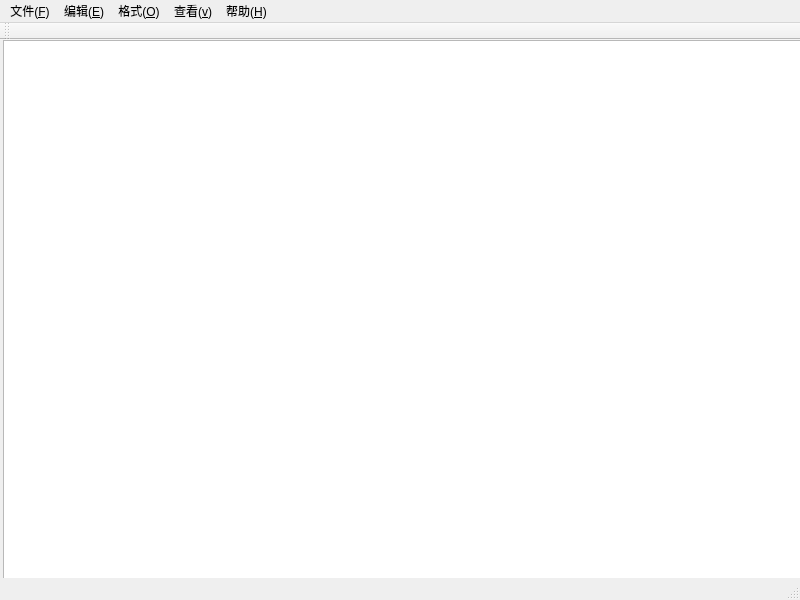
<?xml version="1.0" encoding="UTF-8"?>
<ui version="4.0">
 <class>MainWindow</class>
 <widget class="QMainWindow" name="MainWindow">
  <property name="geometry">
   <rect>
    <x>0</x>
    <y>0</y>
    <width>800</width>
    <height>600</height>
   </rect>
  </property>
  <property name="windowTitle">
   <string>MainWindow</string>
  </property>
  <widget class="QWidget" name="centralwidget">
   <widget class="CodeEditor" name="plainTextEdit">
    <property name="geometry">
     <rect>
      <x>3</x>
      <y>0</y>
      <width>861</width>
      <height>661</height>
     </rect>
    </property>
   </widget>
  </widget>
  <widget class="QMenuBar" name="menubar">
   <property name="geometry">
    <rect>
     <x>0</x>
     <y>0</y>
     <width>800</width>
     <height>18</height>
    </rect>
   </property>
   <widget class="QMenu" name="menu_F">
    <property name="title">
     <string>文件(&amp;F)</string>
    </property>
    <addaction name="actionNew"/>
    <addaction name="actionOpen"/>
    <addaction name="actionSave"/>
    <addaction name="actionSaveAs"/>
    <addaction name="actionExit"/>
   </widget>
   <widget class="QMenu" name="menu_E">
    <property name="title">
     <string>编辑(&amp;E)</string>
    </property>
    <addaction name="actionUndo"/>
    <addaction name="actionRedo"/>
    <addaction name="actionCut"/>
    <addaction name="actionCopy"/>
    <addaction name="actionPaste"/>
    <addaction name="actionFind"/>
    <addaction name="actionReplace"/>
    <addaction name="actionSelectAll"/>
   </widget>
   <widget class="QMenu" name="menu_O">
    <property name="title">
     <string>格式(&amp;O)</string>
    </property>
    <addaction name="actionWrap"/>
    <addaction name="actionLineNumber"/>
    <addaction name="actionFont"/>
    <addaction name="actionFontColor"/>
    <addaction name="actionFontBgColor"/>
    <addaction name="actionEditorBgColor"/>
   </widget>
   <widget class="QMenu" name="menu_v">
    <property name="title">
     <string>查看(&amp;v)</string>
    </property>
    <addaction name="actionToolBar"/>
    <addaction name="actionStatusBar"/>
   </widget>
   <widget class="QMenu" name="menu_H">
    <property name="title">
     <string>帮助(&amp;H)</string>
    </property>
    <addaction name="actionAbout"/>
   </widget>
   <addaction name="menu_F"/>
   <addaction name="menu_E"/>
   <addaction name="menu_O"/>
   <addaction name="menu_v"/>
   <addaction name="menu_H"/>
  </widget>
  <widget class="QStatusBar" name="statusbar"/>
  <widget class="QToolBar" name="toolBar">
   <property name="windowTitle">
    <string>toolBar</string>
   </property>
   <attribute name="toolBarArea">
    <enum>TopToolBarArea</enum>
   </attribute>
   <attribute name="toolBarBreak">
    <bool>false</bool>
   </attribute>
  </widget>
  <action name="actionNew">
   <property name="text">
    <string>新建(&amp;n)</string>
   </property>
   <property name="shortcut">
    <string>Ctrl+N</string>
   </property>
   <property name="menuRole">
    <enum>QAction::MenuRole::NoRole</enum>
   </property>
  </action>
  <action name="actionOpen">
   <property name="text">
    <string>打开(&amp;o)</string>
   </property>
   <property name="toolTip">
    <string>打开(o)</string>
   </property>
   <property name="shortcut">
    <string>Ctrl+O</string>
   </property>
   <property name="menuRole">
    <enum>QAction::MenuRole::NoRole</enum>
   </property>
  </action>
  <action name="actionSave">
   <property name="text">
    <string>保存(&amp;s)</string>
   </property>
   <property name="toolTip">
    <string>保存(s)</string>
   </property>
   <property name="shortcut">
    <string>Ctrl+S</string>
   </property>
   <property name="menuRole">
    <enum>QAction::MenuRole::NoRole</enum>
   </property>
  </action>
  <action name="actionSaveAs">
   <property name="text">
    <string>另存为</string>
   </property>
   <property name="menuRole">
    <enum>QAction::MenuRole::NoRole</enum>
   </property>
  </action>
  <action name="actionExit">
   <property name="text">
    <string>退出</string>
   </property>
   <property name="menuRole">
    <enum>QAction::MenuRole::NoRole</enum>
   </property>
  </action>
  <action name="actionUndo">
   <property name="text">
    <string>撤销(&amp;z)</string>
   </property>
   <property name="shortcut">
    <string>Ctrl+Z</string>
   </property>
   <property name="menuRole">
    <enum>QAction::MenuRole::NoRole</enum>
   </property>
  </action>
  <action name="actionRedo">
   <property name="text">
    <string>恢复(&amp;Y)</string>
   </property>
   <property name="shortcut">
    <string>Ctrl+Y</string>
   </property>
   <property name="menuRole">
    <enum>QAction::MenuRole::NoRole</enum>
   </property>
  </action>
  <action name="actionCut">
   <property name="text">
    <string>剪切(&amp;X)</string>
   </property>
   <property name="shortcut">
    <string>Ctrl+X</string>
   </property>
   <property name="menuRole">
    <enum>QAction::MenuRole::NoRole</enum>
   </property>
  </action>
  <action name="actionCopy">
   <property name="text">
    <string>复制(&amp;c)</string>
   </property>
   <property name="shortcut">
    <string>Ctrl+C</string>
   </property>
   <property name="menuRole">
    <enum>QAction::MenuRole::NoRole</enum>
   </property>
  </action>
  <action name="actionPaste">
   <property name="text">
    <string>粘贴(&amp;v)</string>
   </property>
   <property name="shortcut">
    <string>Ctrl+V</string>
   </property>
   <property name="menuRole">
    <enum>QAction::MenuRole::NoRole</enum>
   </property>
  </action>
  <action name="actionWrap">
   <property name="checkable">
    <bool>true</bool>
   </property>
   <property name="text">
    <string>自动换行</string>
   </property>
   <property name="menuRole">
    <enum>QAction::MenuRole::NoRole</enum>
   </property>
  </action>
  <action name="actionLineNumber">
   <property name="checkable">
    <bool>true</bool>
   </property>
   <property name="text">
    <string>显示换行(&amp;l)</string>
   </property>
   <property name="shortcut">
    <string>Ctrl+L</string>
   </property>
   <property name="menuRole">
    <enum>QAction::MenuRole::NoRole</enum>
   </property>
  </action>
  <action name="actionFind">
   <property name="text">
    <string>查找(&amp;F)</string>
   </property>
   <property name="shortcut">
    <string>Ctrl+F</string>
   </property>
   <property name="menuRole">
    <enum>QAction::MenuRole::NoRole</enum>
   </property>
  </action>
  <action name="actionReplace">
   <property name="text">
    <string>替换(&amp;R)</string>
   </property>
   <property name="shortcut">
    <string>Ctrl+H</string>
   </property>
   <property name="menuRole">
    <enum>QAction::MenuRole::NoRole</enum>
   </property>
  </action>
  <action name="actionSelectAll">
   <property name="text">
    <string>全选(&amp;A)</string>
   </property>
   <property name="shortcut">
    <string>Ctrl+A</string>
   </property>
   <property name="menuRole">
    <enum>QAction::MenuRole::NoRole</enum>
   </property>
  </action>
  <action name="actionFont">
   <property name="text">
    <string>字体(&amp;F)</string>
   </property>
   <property name="menuRole">
    <enum>QAction::MenuRole::NoRole</enum>
   </property>
  </action>
  <action name="actionFontColor">
   <property name="text">
    <string>字体颜色(&amp;C)</string>
   </property>
   <property name="menuRole">
    <enum>QAction::MenuRole::NoRole</enum>
   </property>
  </action>
  <action name="actionFontBgColor">
   <property name="text">
    <string>字体背景色</string>
   </property>
   <property name="menuRole">
    <enum>QAction::MenuRole::NoRole</enum>
   </property>
  </action>
  <action name="actionEditorBgColor">
   <property name="text">
    <string>编辑器背景色</string>
   </property>
   <property name="menuRole">
    <enum>QAction::MenuRole::NoRole</enum>
   </property>
  </action>
  <action name="actionAbout">
   <property name="text">
    <string>关于(&amp;A)</string>
   </property>
   <property name="menuRole">
    <enum>QAction::MenuRole::NoRole</enum>
   </property>
  </action>
  <action name="actionStatusBar">
   <property name="checkable">
    <bool>true</bool>
   </property>
   <property name="checked">
    <bool>true</bool>
   </property>
   <property name="text">
    <string>状态栏(&amp;S)</string>
   </property>
   <property name="menuRole">
    <enum>QAction::MenuRole::NoRole</enum>
   </property>
  </action>
  <action name="actionToolBar">
   <property name="checkable">
    <bool>true</bool>
   </property>
   <property name="checked">
    <bool>true</bool>
   </property>
   <property name="text">
    <string>工具栏(&amp;T)</string>
   </property>
   <property name="menuRole">
    <enum>QAction::MenuRole::NoRole</enum>
   </property>
  </action>
 </widget>
 <customwidgets>
  <customwidget>
   <class>CodeEditor</class>
   <extends>QPlainTextEdit</extends>
   <header>codeeditor.h</header>
  </customwidget>
 </customwidgets>
 <resources/>
 <connections/>
</ui>
